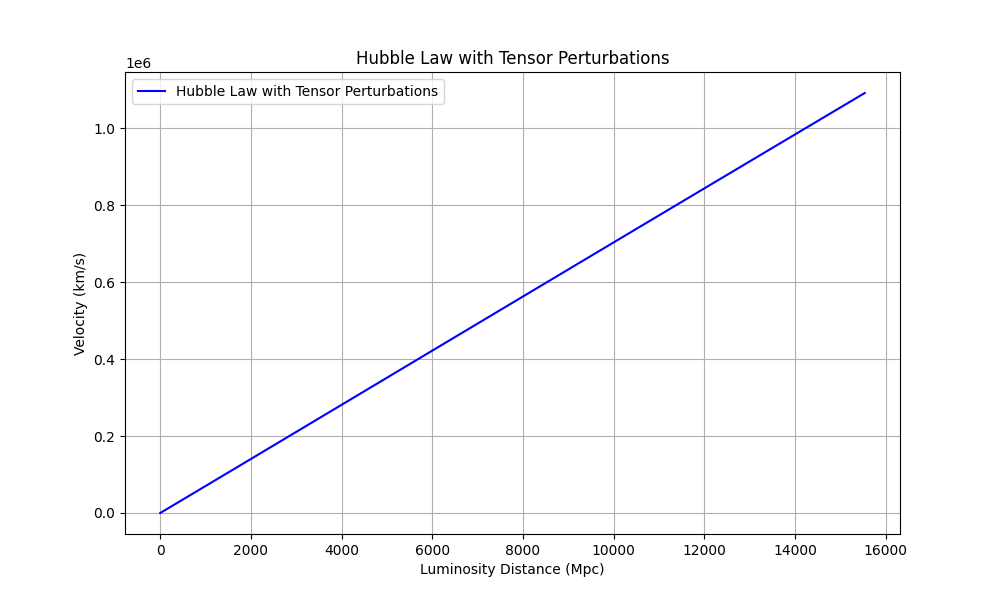

Here is the Python script that generated this plot:
import numpy as np
import matplotlib.pyplot as plt
from astropy.cosmology import FlatLambdaCDM
from sympy import symbols, Matrix

# Description: This program simulates the Hubble law with tensor perturbations in a flat
# ΛCDM universe, incorporating metric fluctuations.

# Parameters
cosmo = FlatLambdaCDM(H0=70, Om0=0.3)
z = np.linspace(0, 2, 100)
d_L = cosmo.luminosity_distance(z).value

# Tensor perturbation (simplified)
h_ij = 0.01 * np.sin(z)  # Metric perturbation
v = cosmo.H0.value * d_L * (1 + z + h_ij) / (1 + z)

# Plotting the results
plt.figure(figsize=(10, 6))
plt.plot(d_L, v, label='Hubble Law with Tensor Perturbations', color='blue')
plt.title('Hubble Law with Tensor Perturbations')
plt.xlabel('Luminosity Distance (Mpc)')
plt.ylabel('Velocity (km/s)')
plt.grid()
plt.legend()
plt.show()
